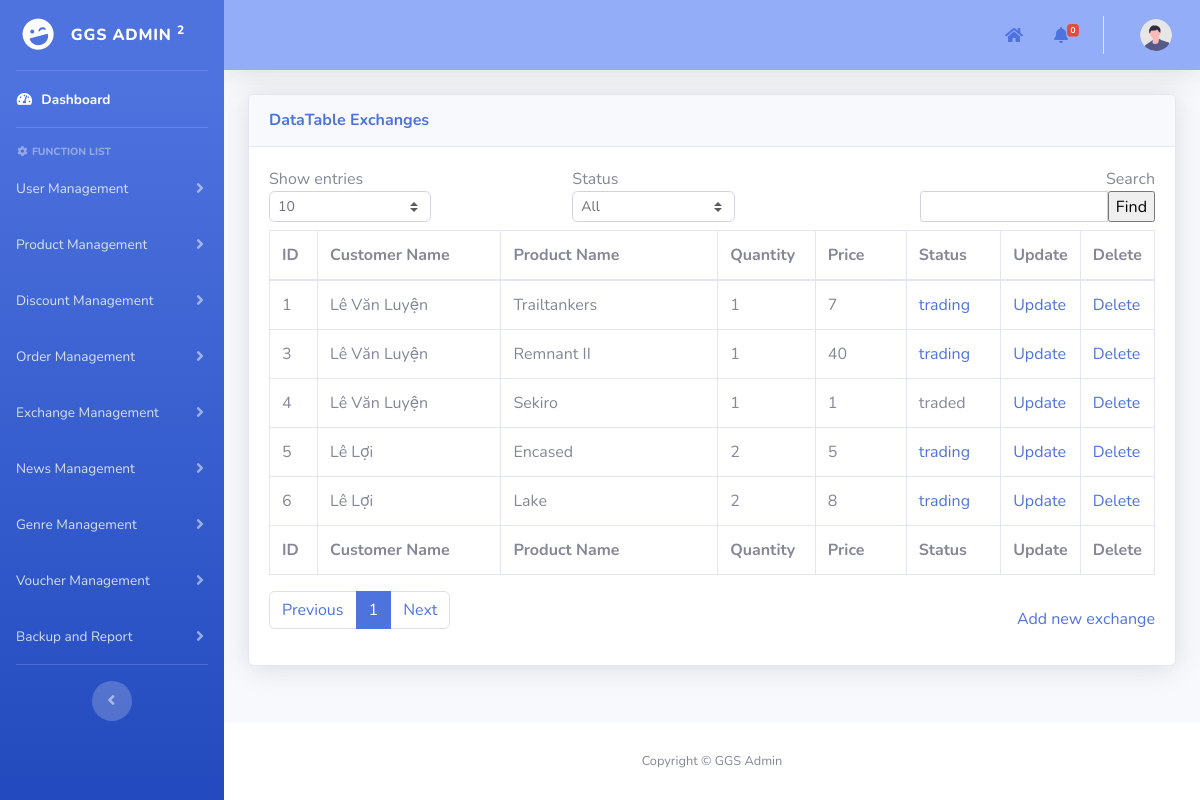
/admin/pages/exchangeManagement/exchanges_management.php, run on the app's committed database.
### tables this page shows
CREATE TABLE `purchased_products` (
  `id` int(11) NOT NULL AUTO_INCREMENT,
  `customer_id` int(11) NOT NULL,
  `product_id` int(11) NOT NULL,
  `quantity` int(11) DEFAULT NULL,
  `price` int(11) DEFAULT NULL,
  `status` enum('traded','trading','not trading','review') NOT NULL,
  PRIMARY KEY (`id`),
  KEY `exchanges_ibfk_1` (`customer_id`),
  KEY `exchanges_ibfk_2` (`product_id`),
  CONSTRAINT `purchased_products_ibfk_1` FOREIGN KEY (`customer_id`) REFERENCES `users` (`id`) ON DELETE CASCADE ON UPDATE CASCADE,
  CONSTRAINT `purchased_products_ibfk_2` FOREIGN KEY (`product_id`) REFERENCES `products` (`id`) ON DELETE CASCADE ON UPDATE CASCADE
);

CREATE TABLE `users` (
  `id` int(11) NOT NULL AUTO_INCREMENT,
  `username` varchar(50) NOT NULL,
  `password` varchar(100) NOT NULL,
  `role` enum('user','manufacturer','developer') NOT NULL,
  `full_name` varchar(60) NOT NULL,
  `phone_number` varchar(10) NOT NULL,
  `email` varchar(100) NOT NULL,
  `Gcoin` int(11) NOT NULL DEFAULT 0,
  `locked_until` date DEFAULT NULL,
  `login_attempts` int(11) NOT NULL,
  `lastest_login` date NOT NULL DEFAULT '1900-01-01',
  PRIMARY KEY (`id`)
);

CREATE TABLE `products` (
  `id` int(11) NOT NULL AUTO_INCREMENT,
  `id_manufacturer` int(11) NOT NULL,
  `product_name` varchar(100) NOT NULL,
  `image_avt_url` varchar(50) NOT NULL,
  `description` text NOT NULL,
  `video_trailer_url` varchar(50) NOT NULL,
  `source` varchar(50) NOT NULL,
  `price` int(11) NOT NULL,
  `release_date` date NOT NULL,
  `units_sold` int(11) NOT NULL DEFAULT 0,
  `classify` enum('game','gear') NOT NULL,
  PRIMARY KEY (`id`),
  KEY `fk_manufacturer_id` (`id_manufacturer`),
  CONSTRAINT `fk_manufacturer_id` FOREIGN KEY (`id_manufacturer`) REFERENCES `users` (`id`) ON DELETE CASCADE ON UPDATE CASCADE
);

### admin/pages/exchangeManagement/exchanges_management.php (the view, shortened to what the rows shown need)
<?php
include("../add_template.php");
function main()
{
    include("../../../mod/database_connection.php");
    $search = isset($_POST["search"]) ? $_POST["search"] : "";
    $show_entries = isset($_POST["show_entries"]) ? $_POST["show_entries"] : 10;
    if (isset($_GET['page'])) {
        $page = $_GET['page'];
    } else {
        $page = 1;
    }
    if ($page == 1) {
        $begin = 0;
    } else {
        $begin = ($page * $show_entries) - $show_entries;
    }
    $query = "SELECT pd.*,u.full_name,p.product_name FROM `purchased_products` pd
    INNER JOIN users u ON u.id = pd.customer_id
    INNER JOIN products p ON p.id = pd.product_id
    WHERE u.full_name LIKE '%$search%' ";
    $query .= "LIMIT $begin, $show_entries";
    $stmt = $conn->prepare($query);
    if (!$stmt->execute()) {
        die("Execute failed: " . $stmt->error);
    }
    $result = $stmt->get_result();
    ?>
    <div class="container-fluid">
        <form method="post" name="frmDataDiscount">
            <div class="card shadow mb-4">
                <div class="card-body">
                    <div class="table-responsive">
                        <div id="dataTable_wrapper" class="dataTables_wrapper dt-bootstrap4">
                            <div id="table_data_return">
                                <div class="row">
                                    <div class="col-sm-12">
                                        <table class="table table-bordered dataTable" id="dataTable" width="100%"
                                            cellspacing="0" role="grid" aria-describedby="dataTable_info"
                                            style="width: 100%;">
                                            <thead>
                                                <tr role="row">
                                                    <th class="sorting sorting_asc" tabindex="0" aria-controls="dataTable"
                                                        rowspan="1" colspan="1" aria-sort="ascending"
                                                        aria-label="ID: activate to sort column descending"
                                                        style="width: 50px;">
                                                        ID
                                                    </th>
                                                    <th class="sorting" tabindex="0" aria-controls="dataTable" rowspan="1"
                                                        colspan="1"
                                                        aria-label="Order date: activate to sort column ascending"
                                                        style="width: 210px;">
                                                        Customer Name</th>
                                                    <th class="sorting" tabindex="0" aria-controls="dataTable" rowspan="1"
                                                        colspan="1" aria-label="Customer: activate to sort column ascending"
                                                        style="width: 250px;">
                                                        Product Name
                                                    </th>
                                                    <th class="sorting" tabindex="0" aria-controls="dataTable" rowspan="1"
                                                        colspan="1"
                                                        aria-label="Total amount: activate to sort column ascending"
                                                        style="width: 100px;">
                                                        Quantity
                                                    </th>
                                                    <th class="sorting" tabindex="0" aria-controls="dataTable" rowspan="1"
                                                        colspan="1" aria-label="Status: activate to sort column ascending"
                                                        style="width: 100px;">
                                                        Price</th>
                                                    <th class="sorting" tabindex="0" aria-controls="dataTable" rowspan="1"
                                                        colspan="1" aria-label="Status: activate to sort column ascending"
                                                        style="width: 100px;">
                                                        Status</th>
                                                    <th class="sorting" tabindex="0" aria-controls="dataTable" rowspan="1"
                                                        colspan="1" aria-label="Age: activate to sort column ascending"
                                                        style="width: 70px;">Update
                                                    </th>
                                                    <th class="sorting" tabindex="0" aria-controls="dataTable" rowspan="1"
                                                        colspan="1" aria-label="Age: activate to sort column ascending"
                                                        style="width: 70px;">Delete
                                                    </th>
                                                </tr>
                                            </thead>
                                            <tfoot>
                                                <tr>
                                                    <th rowspan="1" colspan="1">ID</th>
                                                    <th rowspan="1" colspan="1">Customer Name</th>
                                                    <th rowspan="1" colspan="1">Product Name</th>
                                                    <th rowspan="1" colspan="1">Quantity</th>
                                                    <th rowspan="1" colspan="1">Price</th>
                                                    <th rowspan="1" colspan="1">Status</th>
                                                    <th rowspan="1" colspan="1">Update</th>
                                                    <th rowspan="1" colspan="1">Delete</th>
                                                </tr>
                                            </tfoot>
                                            <tbody>
                                                <?php
                                                if ($result->num_rows > 0) {
                                                    while ($row = $result->fetch_assoc()) { ?>
                                                        <tr>
                                                            <td>
                                                                <?php echo $row['id']; ?>
                                                            </td>
                                                            <td>
                                                                <?php echo $row['full_name']; ?>
                                                            </td>
                                                            <td>
                                                                <?php echo $row['product_name']; ?>
                                                            </td>
                                                            <td>
                                                                <?php echo $row['quantity']; ?>
                                                            </td>
                                                            <td>
                                                                <?php echo $row['price']; ?>
                                                            </td>
                                                            <td>
                                                                <?php
                                                                if ($row['status'] == "trading" || $row['status'] == "review") { ?>
                                                                    <a href="javascript:<?= ($row['status'] == "trading")? "revoke" : "approve" ?>(<?php echo $row['id']; ?>)">
                                                                        <?php echo $row['status']; ?>
                                                                    </a>
                                                                <?php } else {
                                                                    echo $row['status'];
                                                                } ?>
                                                            </td>
                                                            <td><a
                                                                    href="update_exchange.php?id=<?php echo $row['id']; ?>">Update</a>
                                                            </td>
                                                            <td><a
                                                                    href="javascript:deleteItem(<?php echo $row['id']; ?>)">Delete</a>
                                                            </td>
                                                        </tr>
                                                        <?php
                                                    }
                                                } else {
                                                    echo '<td style="border: none;">No results found.</td>';
                                                }
                                                ?>
                                            </tbody>
                                        </table>
                                    </div>
                                </div>
                            </div>
                        </div>
                    </div>
                </div>
            </div>
        </form>
    </div>
<?php }
?>

### data on the page
purchased_products: id "1", customer.full_name "Lê Văn Luyện", product.product_name "Trailtankers", quantity "1", price "7", status "trading"
purchased_products: id "3", customer.full_name "Lê Văn Luyện", product.product_name "Remnant II", quantity "1", price "40", status "trading"
purchased_products: id "4", customer.full_name "Lê Văn Luyện", product.product_name "Sekiro", quantity "1", price "1", status "traded"
purchased_products: id "5", customer.full_name "Lê Lợi", product.product_name "Encased", quantity "2", price "5", status "trading"
purchased_products: id "6", customer.full_name "Lê Lợi", product.product_name "Lake", quantity "2", price "8", status "trading"
